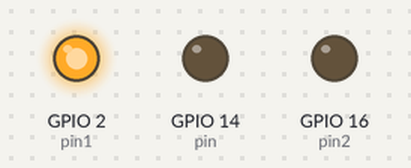
Simulated run of this program. Board: ESP8266 board running MicroPython. On the bench: output pins drawn as LEDs (lit = HIGH).

Above: at 0.5 s.
At 5.0 s:
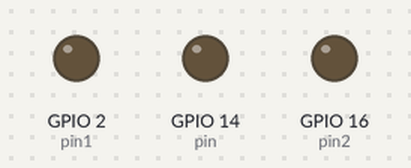
Timing chart, 0 to 6.9 s (numbered marks = the images above):
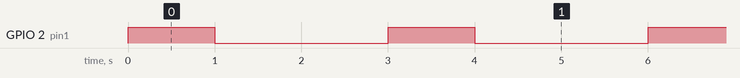

Measured:
- by itself, GPIO 2 (pin1): alternates HIGH for 1.0 s and LOW for 2.0 s

The program:

Blink.py
```python
import time
import machine

pin = machine.Pin(14, machine.Pin.OUT)

pin1 = machine.Pin(2, machine.Pin.OUT)
pin2 = machine.Pin(16, machine.Pin.OUT)

while(True):
    pin1.on()
    time.sleep(1)
    pin1.off()
    time.sleep(2)
```
